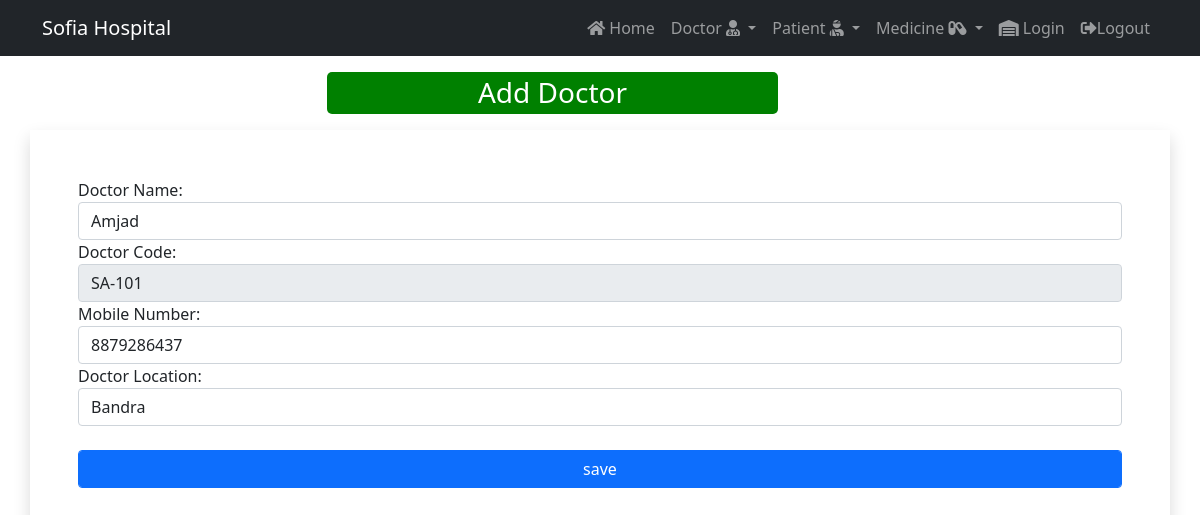
The page /editdoc/1/ on the database its author committed.
### hms/models.py (models this page shows)
class CommonInfo(models.Model):
    Name = models.CharField(max_length=50)
    Mobile_No = models.CharField(max_length=10)
    Code = models.CharField(unique=True, max_length=15)
    Location = models.CharField(max_length=50)
    class Meta:
        abstract = True

class DoctorDetail(CommonInfo):
    pass

### hms/views.py (the view, shortened to what this page needs)
# urls.py: path('editdoc/<int:id>/', views.Update_doctor.as_view(), name='update-doctor'),
class Update_doctor(View):
    def get(self,request,id):
        doctor = DoctorDetail.objects.get(id=id)
        return render(request,"edit_doc.html",{'doctor':doctor})

### hms/templates/edit_doc.html (shortened to what this page needs)
{% extends 'base.html' %}
{% block body %}
<div class="container">
<div class="row">
<div class="col-md-5 offset-3 mt-3 mb-2"> <h3 style="background-color:green; padding:4px; text-align:center;color:white;border-radius:5px;"> Add Doctor </h3> </div>
<form action="" method="post" class="shadow p-5">
<label>Doctor Name:</label>
<input type="text" class="form-control" name="name" value="{{doctor.Name}}"  required>
<label> Doctor Code: </label>
<input type="text" class="form-control" name="code" value="{{doctor.Code}}"  readonly>
<label> Mobile Number: </label>
<input type="text" class="form-control" name="mobile" value="{{doctor.Mobile_No}}" required>
<label> Doctor Location: </label>
<input type="text" class="form-control" name="location" value="{{doctor.Location}}" required>
<br>
<input type="submit" value="save" class="form-control btn btn-primary">
</form>
</div>
</div>
{% endblock body %}

### rows shown on the page
DoctorDetail: name "Amjad", code "SA-101", mobile "8879286437", location "Bandra"
